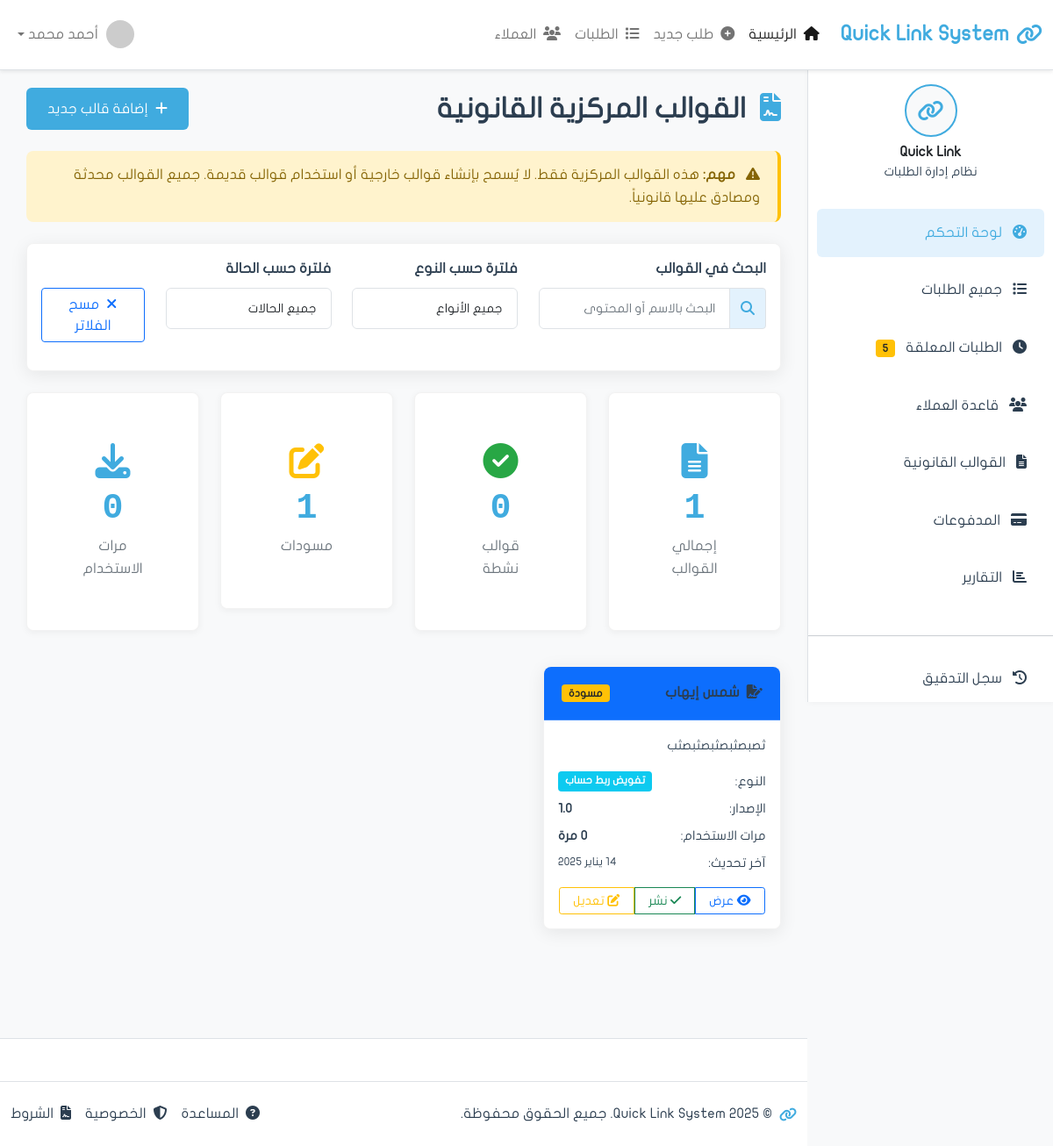
The app's page /templates/, older data.
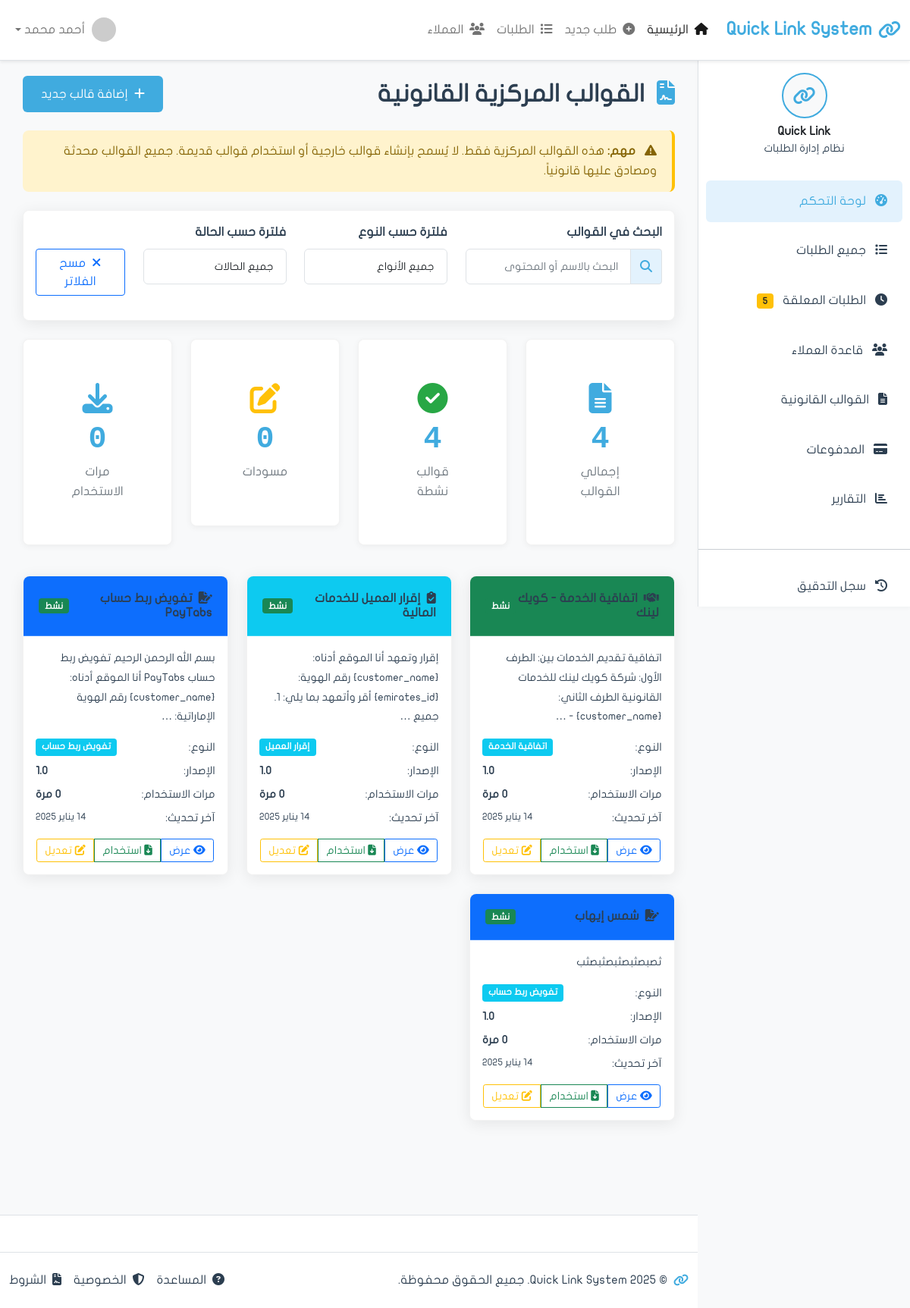
The same page, newer data.
### apps/requests/models.py (models this page shows, shortened)
class Template(models.Model):
    name = models.CharField('اسم القالب', max_length=200)
    name_english = models.CharField('الاسم بالإنجليزية', max_length=200, blank=True)
    code = models.CharField('الرمز', max_length=50, unique=True, editable=False)
    content_arabic = models.TextField('المحتوى بالعربية')
    content_english = models.TextField('المحتوى بالإنجليزية', blank=True)
    version = models.CharField('الإصدار', max_length=20, default='1.0')
    template_type = models.CharField('نوع القالب', max_length=100, choices=[
        ('authorization', 'تفويض ربط حساب'),
        ('service_agreement', 'اتفاقية الخدمة'),
        ('financial_contract', 'عقد الخدمات المالية'),
        ('customer_declaration', 'إقرار العميل'),
        ('privacy_policy', 'سياسة الخصوصية'),
        ('disclaimer', 'إخلاء المسؤولية'),
    ])
    is_active = models.BooleanField('نشط', default=True)
    is_published = models.BooleanField('منشور', default=False)
    requires_admin_approval = models.BooleanField('يحتاج موافقة المشرف', default=True)
    file = models.FileField('ملف القالب', upload_to='templates/', blank=True)
    usage_count = models.IntegerField('عدد الاستخدامات', default=0)
    created_at = models.DateTimeField('تاريخ الإنشاء', auto_now_add=True)
    updated_at = models.DateTimeField('آخر تحديث', auto_now=True)
    created_by = models.ForeignKey('auth.User', on_delete=models.SET_NULL, null=True)
    class Meta:
        verbose_name = 'قالب'
        verbose_name_plural = 'القوالب'
        ordering = ['-created_at']

### apps/requests/views.py (the view, shortened to what this page needs)
# urls.py: path('templates/', views.templates_list, name='templates_list'),
def templates_list(request):
    from django.db.models import Count
    type_filter = request.GET.get('type')
    status_filter = request.GET.get('status')
    templates = Template.objects.all()
    if type_filter and type_filter != 'all':
        templates = templates.filter(template_type=type_filter)
    templates = templates.order_by('-updated_at')
    total_templates = Template.objects.count()
    active_templates = Template.objects.filter(is_active=True, is_published=True).count()
    draft_templates = Template.objects.filter(is_published=False).count()
    total_usage = sum(t.usage_count for t in Template.objects.all())
    context = {
        'page_title': 'القوالب القانونية',
        'templates': templates,
        'total_templates': total_templates,
        'active_templates': active_templates,
        'draft_templates': draft_templates,
        'total_usage': total_usage,
    }
    return render(request, 'requests/templates_list.html', context)

### apps/requests/templates/requests/templates_list.html (shortened to what this page needs)
{% extends 'base.html' %}
{% load static %}
{% block content %}
            <div class="d-flex justify-content-between align-items-center mb-4">
                <h2 class="mb-0">
                    <i class="fas fa-file-contract me-2 text-primary"></i>
                    القوالب المركزية القانونية
                </h2>
                <a href="{% url 'requests:template_create' %}" class="btn btn-primary">
                    <i class="fas fa-plus me-1"></i>
                    إضافة قالب جديد
                </a>
            </div>
            <div class="alert alert-warning mb-4">
                <i class="fas fa-exclamation-triangle me-2"></i>
                <strong>مهم:</strong> هذه القوالب المركزية فقط. لا يُسمح بإنشاء قوالب خارجية أو استخدام قوالب قديمة. جميع القوالب محدثة ومصادق عليها قانونياً.
            </div>
            <div class="card shadow-custom mb-4">
                <div class="card-body">
                    <div class="row">
                        <div class="col-md-4 mb-3">
                            <label class="form-label">البحث في القوالب</label>
                            <div class="input-group">
                                <span class="input-group-text">
                                    <i class="fas fa-search"></i>
                                </span>
                                <input type="text" class="form-control" placeholder="البحث بالاسم أو المحتوى" id="templateSearchInput">
                            </div>
                        </div>
                        <div class="col-md-3 mb-3">
                            <label class="form-label">فلترة حسب النوع</label>
                            <select class="form-control" id="typeFilter">
                                <option value="all">جميع الأنواع</option>
                            </select>
                        </div>
                        <div class="col-md-3 mb-3">
                            <label class="form-label">فلترة حسب الحالة</label>
                            <select class="form-control" id="statusFilter">
                                <option value="all">جميع الحالات</option>
                            </select>
                        </div>
                        <div class="col-md-2 mb-3">
                            <label class="form-label">&nbsp;</label>
                            <div class="d-grid">
                                <button class="btn btn-outline-primary" onclick="clearTemplateFilters()">
                                    <i class="fas fa-times me-1"></i>
                                    مسح الفلاتر
                                </button>
                            </div>
                        </div>
                    </div>
                </div>
            </div>
            <div class="row mb-4">
                <div class="col-xl-3 col-md-6 mb-3">
                    <div class="card stats-card">
                        <div class="card-body text-center">
                            <i class="fas fa-file-alt icon-large text-primary"></i>
                            <div class="stats-number">{{ total_templates|default:0 }}</div>
                            <div class="stats-label">إجمالي القوالب</div>
                        </div>
                    </div>
                </div>
                <div class="col-xl-3 col-md-6 mb-3">
                    <div class="card stats-card">
                        <div class="card-body text-center">
                            <i class="fas fa-check-circle icon-large text-success"></i>
                            <div class="stats-number">{{ active_templates|default:0 }}</div>
                            <div class="stats-label">قوالب نشطة</div>
                        </div>
                    </div>
                </div>
                <div class="col-xl-3 col-md-6 mb-3">
                    <div class="card stats-card">
                        <div class="card-body text-center">
                            <i class="fas fa-edit icon-large text-warning"></i>
                            <div class="stats-number">{{ draft_templates|default:0 }}</div>
                            <div class="stats-label">مسودات</div>
                        </div>
                    </div>
                </div>
                <div class="col-xl-3 col-md-6 mb-3">
                    <div class="card stats-card">
                        <div class="card-body text-center">
                            <i class="fas fa-download icon-large text-info"></i>
                            <div class="stats-number">{{ total_usage|default:0 }}</div>
                            <div class="stats-label">مرات الاستخدام</div>
                        </div>
                    </div>
                </div>
            </div>
            <div class="row">
                {% if templates %}
                    {% for template in templates %}
                <div class="col-lg-4 col-md-6 mb-4">
                    <div class="card template-card shadow-custom">
                        <div class="card-header
                            {% if template.template_type == 'authorization' %}bg-primary
                            {% elif template.template_type == 'service_agreement' %}bg-success
                            {% elif template.template_type == 'financial_contract' %}bg-warning text-dark
                            {% elif template.template_type == 'customer_declaration' %}bg-info
                            {% elif template.template_type == 'privacy_policy' %}bg-secondary
                            {% else %}bg-danger{% endif %} text-white">
                            <div class="d-flex justify-content-between align-items-center">
                                <h6 class="mb-0">
                                    <i class="fas
                                        {% if template.template_type == 'authorization' %}fa-file-signature
                                        {% elif template.template_type == 'service_agreement' %}fa-handshake
                                        {% elif template.template_type == 'financial_contract' %}fa-file-contract
                                        {% elif template.template_type == 'customer_declaration' %}fa-clipboard-check
                                        {% elif template.template_type == 'privacy_policy' %}fa-shield-alt
                                        {% else %}fa-ban{% endif %} me-1"></i>
                                    {{ template.name }}
                                </h6>
                                <span class="badge
                                    {% if template.is_published and template.is_active %}bg-success
                                    {% elif not template.is_published %}bg-warning text-dark
                                    {% else %}bg-secondary{% endif %}">
                                    {% if template.is_published and template.is_active %}نشط
                                    {% elif not template.is_published %}مسودة
                                    {% else %}مؤرشف{% endif %}
                                </span>
                            </div>
                        </div>
                        <div class="card-body">
                            <p class="text-muted mb-3">
                                <small>{{ template.content_arabic|truncatewords:15 }}</small>
                            </p>
                            <div class="template-meta mb-3">
                                <div class="d-flex justify-content-between mb-2">
                                    <span class="text-muted">النوع:</span>
                                    <span class="badge bg-info">{{ template.get_template_type_display }}</span>
                                </div>
                                <div class="d-flex justify-content-between mb-2">
                                    <span class="text-muted">الإصدار:</span>
                                    <strong>{{ template.version }}</strong>
                                </div>
                                <div class="d-flex justify-content-between mb-2">
                                    <span class="text-muted">مرات الاستخدام:</span>
                                    <strong>{{ template.usage_count|default:0 }} مرة</strong>
                                </div>
                                <div class="d-flex justify-content-between">
                                    <span class="text-muted">آخر تحديث:</span>
                                    <small>{{ template.updated_at|date:"d يناير Y" }}</small>
                                </div>
                            </div>
                            <div class="btn-group w-100" role="group">
                                <button class="btn btn-outline-primary btn-sm" onclick="viewTemplate({{ template.id }})">
                                    <i class="fas fa-eye"></i>
                                    عرض
                                </button>
                                {% if template.is_published and template.is_active %}
                                <button class="btn btn-outline-success btn-sm" onclick="useTemplate({{ template.id }})">
                                    <i class="fas fa-file-download"></i>
                                    استخدام
                                </button>
                                {% elif not template.is_published %}
                                <button class="btn btn-outline-success btn-sm" onclick="publishTemplate({{ template.id }})">
                                    <i class="fas fa-check"></i>
                                    نشر
                                </button>
                                {% endif %}
                                <a href="{% url 'requests:template_edit' template.id %}" class="btn btn-outline-warning btn-sm">
                                    <i class="fas fa-edit"></i>
                                    تعديل
                                </a>
                            </div>
                        </div>
                    </div>
                </div>
                    {% endfor %}
                {% endif %}
            </div>
{% endblock content %}

Row changes from the older to the newer data that the page shows:
added Template: name "اتفاقية الخدمة - كويك لينك", is_published "نشط", content_arabic "اتفاقية تقديم الخدمات بين: الطرف الأول: شركة كويك لينك للخدمات القانونية الطرف الثاني: {customer_name} - …", template_type "اتفاقية الخدمة", version "1.0", updated_at "14 يناير 2025"
added Template: name "إقرار العميل للخدمات المالية", is_published "نشط", content_arabic "إقرار وتعهد أنا الموقع أدناه: {customer_name} رقم الهوية: {emirates_id} أقر وأتعهد بما يلي: 1. جميع …", template_type "إقرار العميل", version "1.0", usage_count "0", updated_at "14 يناير 2025"
added Template: name "تفويض ربط حساب PayTabs", is_published "نشط", content_arabic "بسم الله الرحمن الرحيم تفويض ربط حساب PayTabs أنا الموقع أدناه: {customer_name} رقم الهوية الإماراتية: …", template_type "تفويض ربط حساب", version "1.0", updated_at "14 يناير 2025"
changed Template "شمس إيهاب": is_published "مسودة نشر" → "نشط استخدام"
Text that changed along with them:
{{ total_templates|default:0 }}: "1" → "4"
{{ active_templates|default:0 }}: "0" → "4"
{{ draft_templates|default:0 }}: "1" → "0"
